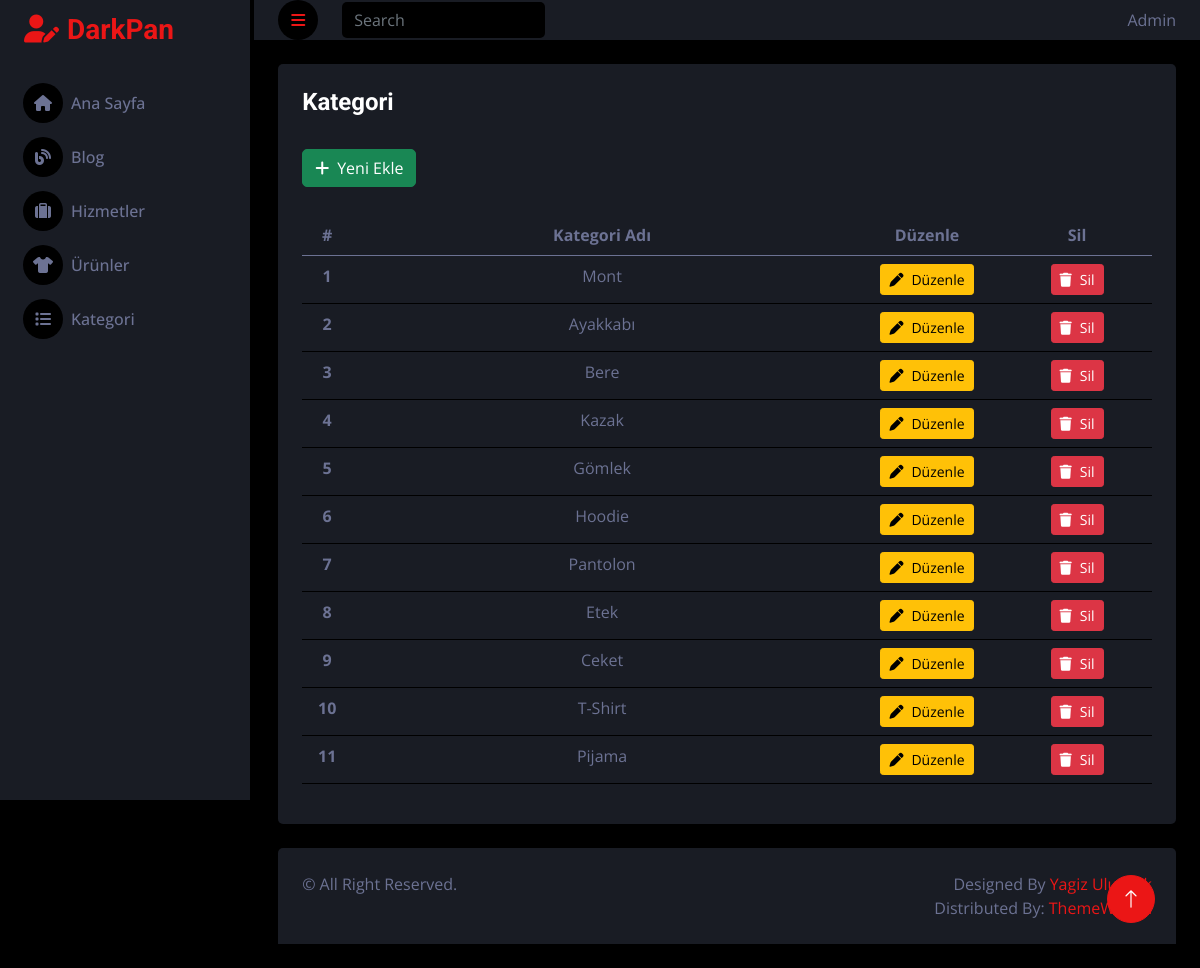
The page /admin/page/kategori.php on the database its author committed.
### tables this page shows
CREATE TABLE `kategori` (
  `kategori_id` int(11) NOT NULL,
  `kategori_adi` varchar(255) NOT NULL
);

### admin/classes/db.class.php (called while the page is built)
<?php
class Db
{
    private $host = "localhost";
    private $username = "root";
    private $password = "";
    private $dbname = "veritabani";
    protected function connect()
    {
        try
        {
            $dsn = "mysql:host=".$this->host.";dbname=".$this->dbname;
            $pdo = new PDO($dsn,$this->username,$this->password);
            $pdo->setAttribute(PDO::ATTR_ERRMODE, PDO::ERRMODE_EXCEPTION);
            $pdo->setAttribute(PDO::ATTR_DEFAULT_FETCH_MODE, PDO::FETCH_OBJ);
            return $pdo;
        }
        catch(PDOException $e)
        {
            echo "Bağlantı Hatası: ".$e->getMessage();
        }
    }
}
?>

### admin/classes/functions.class.php (called while the page is built, shortened)
<?php
class Veri extends Db
{
    public function veriGetir($tablo_adi, $sorgu)
    {
        $query = "SELECT * FROM ".$tablo_adi."".$sorgu;
        $stmt = $this->connect()->prepare($query);
        $stmt->execute();
        return $stmt->fetchAll();
    }
}
?>

### admin/page/kategori.php (the view, shortened to what this page needs)
<?php
require_once('../classes/db.class.php');
include "../classes/functions.class.php";
include "../inc/_header.php";
?>
<?php
    $tablo_adi = "kategori";
    $sorgu = "";
    $veri = new Veri();
    $veriGetir = $veri->veriGetir($tablo_adi, $sorgu);
?>
        <body>
            <div class="container-fluid position-relative d-flex p-0">,
                <?php include "../inc/_sidebar.php";?>
                <div class="content">
                    <?php include "../inc/_navbar.php";?>
                    <div class="container-fluid pt-4 px-4">
                        <div class="row g-4" style="min-height: 90vh;">
                            <div class="col-sm-12 col-xl-12">
                                <div class="bg-secondary rounded h-100 p-4">
                                    <h4 style="margin-bottom: 32px;">Kategori</h4>
                                    <a href="./kategori-ekle.php" class="btn btn-success mb-2"><i class="fa fa-plus me-2"></i>Yeni Ekle</a>
                                    <div class="table-responsive">
                                        <?php
                                        if($veriGetir)
                                        {
                                        ?>
                                            <table class="table text-center" style="margin-top: 20px;">
                                                <thead>
                                                    <tr>
                                                        <th scope="col" style="width:50px;">#</th>
                                                        <th scope="col">Kategori Adı</th>
                                                        <th scope="col" style="width: 150px;">Düzenle</th>
                                                        <th scope="col" style="width: 150px;">Sil</th>
                                                    </tr>
                                                </thead>
                                                <?php
                                                foreach($veriGetir as $kategori)
                                                {
                                                ?>
                                                    <tr class="text-center">
                                                        <th scope="row"><?php echo $kategori->kategori_id?></th>
                                                        <td><?php echo $kategori->kategori_adi?></td>
                                                        <td><a href="./kategori-duzenle.php?kategori_id=<?php echo $kategori->kategori_id?>" class="btn btn-warning btn-sm"><i class="fa fa-pen me-2"></i>Düzenle</a></td>
                                                        <td><a href="./kategori.php?kategori_id=<?php echo $kategori->kategori_id?>&islem=kategorisil" class="btn btn-danger btn-sm"><i class="fa fa-trash me-2"></i>Sil</a></td>
                                                    </tr>
                                                <?php
                                                }
                                                ?>
                                            </table>
                                        <?php
                                        }
                                        ?>
                                    </div>
                                </div>
                            </div>
                        </div>
                    </div>
                    <?php include "../inc/_footer.php";?>
                </div>
                <a href="#" class="btn btn-lg btn-primary btn-lg-square back-to-top">
                    <i class="bi bi-arrow-up"></i>
                </a>
            </div>
        </body>
        </html>

### admin/css-js/style.css (style rules this page uses)
:root { --primary: #EB1616; --secondary: #191C24; --light: #6C7293; --dark: #000000; }
.back-to-top { position: fixed; display: none; right: 45px; bottom: 45px; z-index: 99; }
.btn { transition: .5s; }
.btn-lg-square { width: 48px; height: 48px; }
.btn-square, .btn-sm-square, .btn-lg-square { padding: 0; display: inline-flex; align-items: center; justify-content: center; font-weight: normal; border-radius: 50px; }
.content { margin-left: 250px; min-height: 100vh; background: var(--dark); transition: 0.5s; }
@media (min-width: 992px) { .content { width: calc(100% - 250px); } }

### rows shown on the page
kategori: kategori_id "1", kategori_adi "Mont"
kategori: kategori_id "2", kategori_adi "Ayakkabı"
kategori: kategori_id "3", kategori_adi "Bere"
kategori: kategori_id "4", kategori_adi "Kazak"
kategori: kategori_id "5", kategori_adi "Gömlek"
kategori: kategori_id "6", kategori_adi "Hoodie"
kategori: kategori_id "7", kategori_adi "Pantolon"
kategori: kategori_id "8", kategori_adi "Etek"
kategori: kategori_id "9", kategori_adi "Ceket"
kategori: kategori_id "10", kategori_adi "T-Shirt"
kategori: kategori_id "11", kategori_adi "Pijama"
